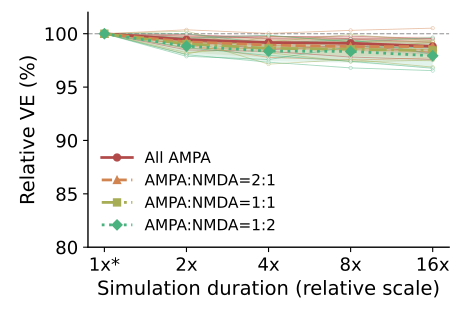

The Python source for this figure:
import csv
import os
from pathlib import Path

import matplotlib
matplotlib.use("Agg")
import matplotlib.pyplot as plt
import numpy as np
import torch
from torch import nn

FIGURE = 'Figure3_a1'
AXIS = 'a'
LEVELS = [('duration_1x', '1x'), ('duration_2x', '2x'), ('duration_4x', '4x'), ('duration_8x', '8x'), ('duration_16x', '16x')]
METRIC = 've'
X_LABEL = 'Simulation duration (relative scale)'
Y_LABEL = 'Relative VE (%)'
BASELINE = 'duration_1x'
CASES = ("all_ampa", "ampa_nmda_2to1", "ampa_nmda_1to1", "ampa_nmda_1to2")
LABELS = ("All AMPA", "AMPA:NMDA=2:1", "AMPA:NMDA=1:1", "AMPA:NMDA=1:2")
COLORS = ("#B24A4A", "#D1844F", "#A6AD55", "#4AB27E")
MARKERS = ("o", "^", "s", "D")
STYLES = ("-", "--", "-.", ":")


class Bilinear(nn.Module):
    def __init__(self, device):
        super().__init__()
        self.weight = nn.Parameter(torch.zeros((1, 500, 500), device=device))
        self.register_buffer("bias", torch.zeros(1, device=device))

    def forward(self, x):
        return torch.einsum("...i,ij,...j->...", x, self.weight[0], x).unsqueeze(-1) + self.bias


class Model(nn.Module):
    def __init__(self, steps, device):
        super().__init__()
        self.steps = steps
        self.tau_rise = nn.Parameter(torch.zeros(500, device=device))
        self.tau_decay = nn.Parameter(torch.zeros(500, device=device))
        self.omega = nn.Parameter(torch.zeros(500, device=device))
        self.v_th = nn.Parameter(torch.zeros((), device=device))
        self.reset_amp = nn.Parameter(torch.zeros((), device=device))
        self.tau_reset = nn.Parameter(torch.zeros((), device=device))
        self.bilinear = Bilinear(device)
        self.kernel_fft = None
        self.reset_alpha = None
        self.reset_amplitude = None
        self.reset_powers = None

    def forward(self, x):
        full_length = 2 * self.steps - 1
        fft_size = 1 << (full_length - 1).bit_length()
        if self.kernel_fft is None:
            lag = (torch.arange(self.steps, dtype=self.omega.dtype, device=self.omega.device) - .5).clamp_min(0.)
            kernels = self.omega[:, None] * (1 - torch.exp(-lag[None] / self.tau_rise[:, None])) * torch.exp(-lag[None] / self.tau_decay[:, None])
            self.kernel_fft = torch.fft.rfft(kernels, n=fft_size, dim=1)
            tau = torch.clamp(torch.abs(self.tau_reset), min=1e-4).to(dtype=self.omega.dtype)
            self.reset_alpha = torch.exp(-torch.ones((), device=self.omega.device, dtype=self.omega.dtype) / tau)
            self.reset_amplitude = torch.abs(self.reset_amp).to(dtype=self.omega.dtype)
            self.reset_powers = self.reset_alpha.pow(torch.arange(self.steps, device=self.omega.device, dtype=self.omega.dtype))
        x_fft = torch.fft.rfft(x, n=fft_size, dim=2)
        filtered = torch.fft.irfft(x_fft * self.kernel_fft.unsqueeze(0), n=fft_size, dim=2)[..., :self.steps].permute(0, 2, 1)
        drive = (self.bilinear(filtered) + torch.sum(filtered, dim=2).unsqueeze(-1)).squeeze(-1)
        alpha, amplitude, powers = self.reset_alpha, self.reset_amplitude, self.reset_powers
        voltage = torch.empty_like(drive)
        reset = torch.zeros((), device=drive.device, dtype=drive.dtype)
        t = 0
        while t < self.steps:
            segment = drive[0, t:] + reset * powers[:self.steps - t]
            found = torch.nonzero(segment >= self.v_th, as_tuple=False)
            if found.numel() == 0:
                voltage[0, t:] = segment
                break
            offset = int(found[0, 0].item())
            voltage[0, t:t + offset + 1] = segment[:offset + 1]
            at_spike = reset * powers[offset]
            reset = alpha * at_spike - amplitude
            t += offset + 1
        return voltage


def spike_counts(truth, predicted):
    used = np.zeros(len(predicted), dtype=bool)
    matched = 0
    for spike in truth:
        possible = np.flatnonzero((~used) & (np.abs(predicted - spike) <= 10.))
        if len(possible):
            closest = possible[np.argmin(np.abs(predicted[possible] - spike))]
            used[closest] = True
            matched += 1
    return matched, int((~used).sum()), len(truth) - matched


def evaluate_group(folder, state, device):
    inputs = np.load(folder / "test_ip.npy", mmap_mode="r", allow_pickle=False)
    voltage = np.load(folder / "test_op.npy", mmap_mode="r", allow_pickle=False)
    spikes = np.load(folder / "test_spike_time.npy", allow_pickle=True)
    assert len(inputs) == len(voltage) == len(spikes) == 100 and inputs.shape[1] == 500
    assert voltage.shape[1] == inputs.shape[2]
    model = Model(inputs.shape[2], device)
    model.load_state_dict(state, strict=True)
    model.eval()
    assert torch.count_nonzero(torch.diagonal(model.bilinear.weight[0])).item() == 0
    threshold = float(model.v_th.detach().cpu())
    totals = np.zeros(9, dtype=np.float64)
    with torch.inference_mode():
        for i in range(100):
            x = torch.as_tensor(np.array(inputs[i:i + 1]), dtype=torch.float32, device=device)
            prediction = model(x).cpu().numpy()[0]
            target = np.asarray(voltage[i], dtype=np.float64)
            truth = np.asarray(spikes[i], dtype=np.float64).ravel()
            assert np.isfinite(target).all() and np.isfinite(truth).all()
            mask = np.ones(len(target), dtype=bool)
            for spike in truth:
                mask[max(0, int(np.floor(spike - 10))):min(len(mask), int(np.ceil(spike + 10)) + 1)] = False
            residual = (target - prediction)[mask]
            above = prediction >= threshold
            predicted = np.flatnonzero(above[1:] & ~above[:-1]) + 1
            if above[0]:
                predicted = np.r_[0, predicted]
            tp, fp, fn = spike_counts(truth, predicted)
            totals += np.array([len(residual), residual.sum(), residual @ residual,
                                len(target), target.sum(), target @ target, tp, fp, fn], dtype=np.float64)
    nr, sr, ssr, nt, st, sst, tp, fp, fn = totals
    ve = 1 - (ssr / nr - (sr / nr) ** 2) / (sst / nt - (st / nt) ** 2)
    f1 = 2 * tp / (2 * tp + fp + fn) if 2 * tp + fp + fn else 0.
    return np.array([ve, f1])




def write_table(path, columns, runs, means, stds):
    values = np.asarray(runs)
    if values.ndim != 2 or values.shape[0] != len(columns) or len(means) != len(columns) or len(stds) != len(columns):
        raise ValueError("Unexpected source table shape")
    path.parent.mkdir(parents=True, exist_ok=True)
    temporary = path.with_name(f".{path.name}.{os.getpid()}.tmp")
    try:
        with temporary.open("w", encoding="utf-8", newline="") as stream:
            writer = csv.writer(stream)
            writer.writerow(["run", *columns])
            for index in range(values.shape[1]):
                writer.writerow([f"run_{index + 1}", *values[:, index]])
            writer.writerow(["mean", *means])
            writer.writerow(["std", *stds])
        os.replace(temporary, path)
    finally:
        if temporary.exists():
            temporary.unlink()


def write_metrics_table(path, cases, levels, values, normalized):
    columns, runs, means, stds = [], [], [], []
    for case_index, case in enumerate(cases):
        for level_index, (level, _) in enumerate(levels):
            for metric_index, metric in enumerate(("VE", "F1")):
                raw = values[case_index, level_index, :, metric_index]
                relative = normalized[case_index, level_index, :, metric_index]
                columns.extend((f"{case}_{level}_{metric}_raw", f"{case}_{level}_{metric}_relative_percent"))
                runs.extend((raw, relative * 100.0))
                means.extend((raw.mean(), relative.mean() * 100.0))
                stds.extend((raw.std(ddof=0), relative.std(ddof=0) * 100.0))
    write_table(path, columns, runs, means, stds)


def main():
    torch.set_num_threads(2)
    torch.backends.cuda.matmul.allow_tf32 = False
    torch.backends.cudnn.allow_tf32 = False
    device = torch.device("cuda:0" if torch.cuda.is_available() else "cpu")
    root = Path(__file__).resolve().parents[3]
    data_root = root / "nc_final_data" / "Figure3" / f"Figure3_{AXIS}"
    result_root = root / "nc_final_source_data" / "Figure3" / f"Figure3_{AXIS}"
    baseline_index = [name for name, _ in LEVELS].index(BASELINE)
    values = np.empty((4, len(LEVELS), 5, 2), dtype=float)
    for case_index, case in enumerate(CASES):
        checkpoint = torch.load(data_root / case / "dbnn_checkpoint.pt", map_location="cpu", weights_only=True)
        assert list(checkpoint) == ["model_state"]
        for level_index, (level, _) in enumerate(LEVELS):
            for group_index in range(5):
                folder = data_root / case / level / f"group_{group_index + 1}"
                values[case_index, level_index, group_index] = evaluate_group(folder, checkpoint["model_state"], device)
    normalized = values / values[:, baseline_index:baseline_index + 1, :, :]
    metric_index = 0 if METRIC == "ve" else 1
    mean = normalized[:, :, :, metric_index].mean(axis=2) * 100.
    std = normalized[:, :, :, metric_index].std(axis=2, ddof=0) * 100.
    positions = np.arange(len(LEVELS), dtype=float)
    write_metrics_table(result_root / f"Figure3_{AXIS}.csv", CASES, LEVELS, values, normalized)
    plt.rcParams.update({"font.size": 13, "axes.labelsize": 14, "xtick.labelsize": 13,
                         "ytick.labelsize": 13, "legend.fontsize": 11, "axes.linewidth": 1.,
                         "pdf.fonttype": 42, "ps.fonttype": 42})
    fig, ax = plt.subplots(figsize=(333. / 72., 222. / 72.))
    for i in range(len(CASES)):
        ax.fill_between(positions, mean[i] - std[i], mean[i] + std[i], color=COLORS[i], alpha=.16, linewidth=0)
        for repeat in range(normalized.shape[2]):
            ax.plot(positions, normalized[i, :, repeat, metric_index] * 100., color=COLORS[i],
                    linewidth=.65, alpha=.48, marker="o", markersize=2.4,
                    markerfacecolor="white", markeredgewidth=.45, zorder=2)
        ax.plot(positions, mean[i], color=COLORS[i], marker=MARKERS[i], linestyle=STYLES[i],
                markersize=5, linewidth=2, label=LABELS[i], zorder=3)
    ticks = [label for _, label in LEVELS]
    ticks[baseline_index] += "*"
    ax.set_xticks(positions, ticks)
    ax.set_xlabel(X_LABEL)
    ax.set_ylabel(Y_LABEL)
    if AXIS == "a":
        ax.set_ylim(80., 102.)
        ax.set_yticks(np.arange(80., 101., 5.))
    else:
        combined = np.r_[np.ravel(mean - std), np.ravel(mean + std), 100.]
        lower = 5. * np.floor((float(combined.min()) - 3.) / 5.)
        upper = 5. * np.ceil((float(combined.max()) + 3.) / 5.)
        step = 5. if upper - lower <= 20. else 10.
        ax.set_ylim(lower, upper)
        ax.set_yticks(np.arange(step * np.ceil(lower / step), upper + .1 * step, step))
    ax.axhline(100., color="0.65", linestyle="--", linewidth=.9, zorder=0)
    ax.spines["top"].set_visible(False)
    ax.spines["right"].set_visible(False)
    ax.legend(frameon=False, fontsize=11, loc="best")
    fig.subplots_adjust(left=.19, right=.97, bottom=.28 if AXIS == "b" else .20, top=.96)
    fig.savefig(Path(__file__).with_suffix(".pdf"), format="pdf")
    plt.close(fig)


if __name__ == "__main__":
    main()
